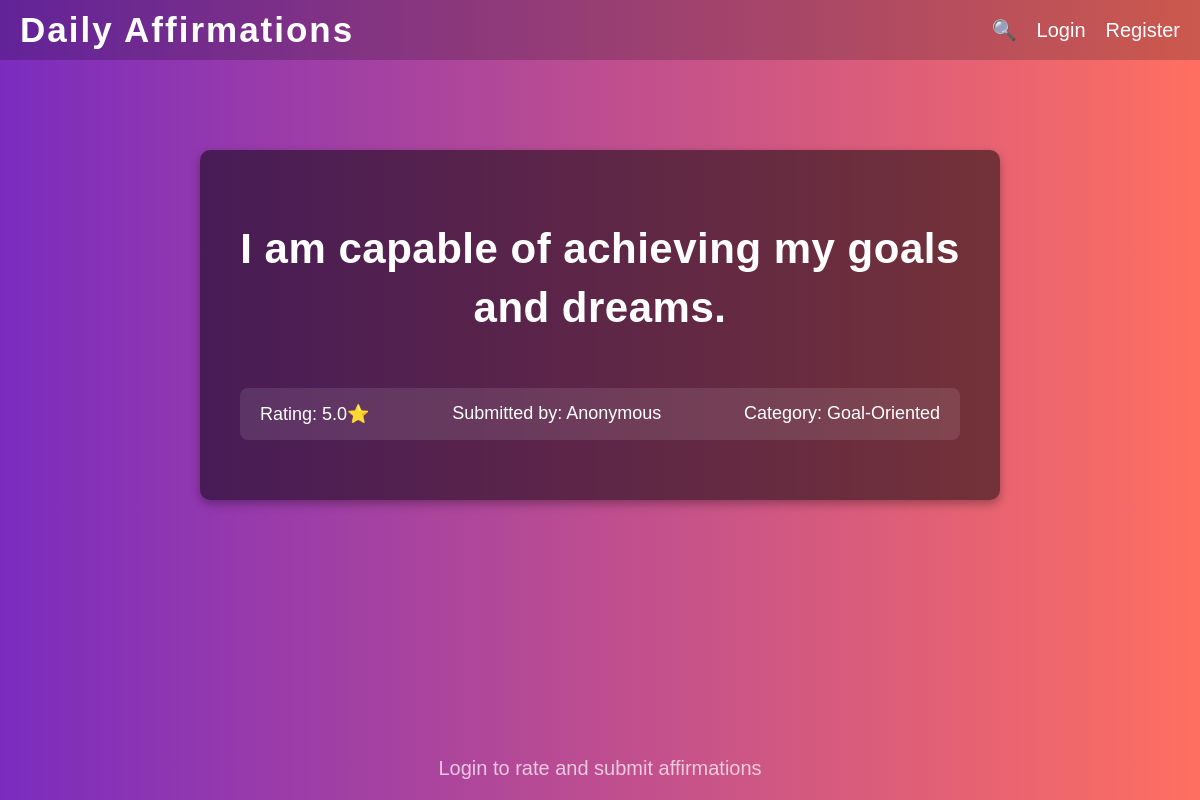
The app's page /, older data.
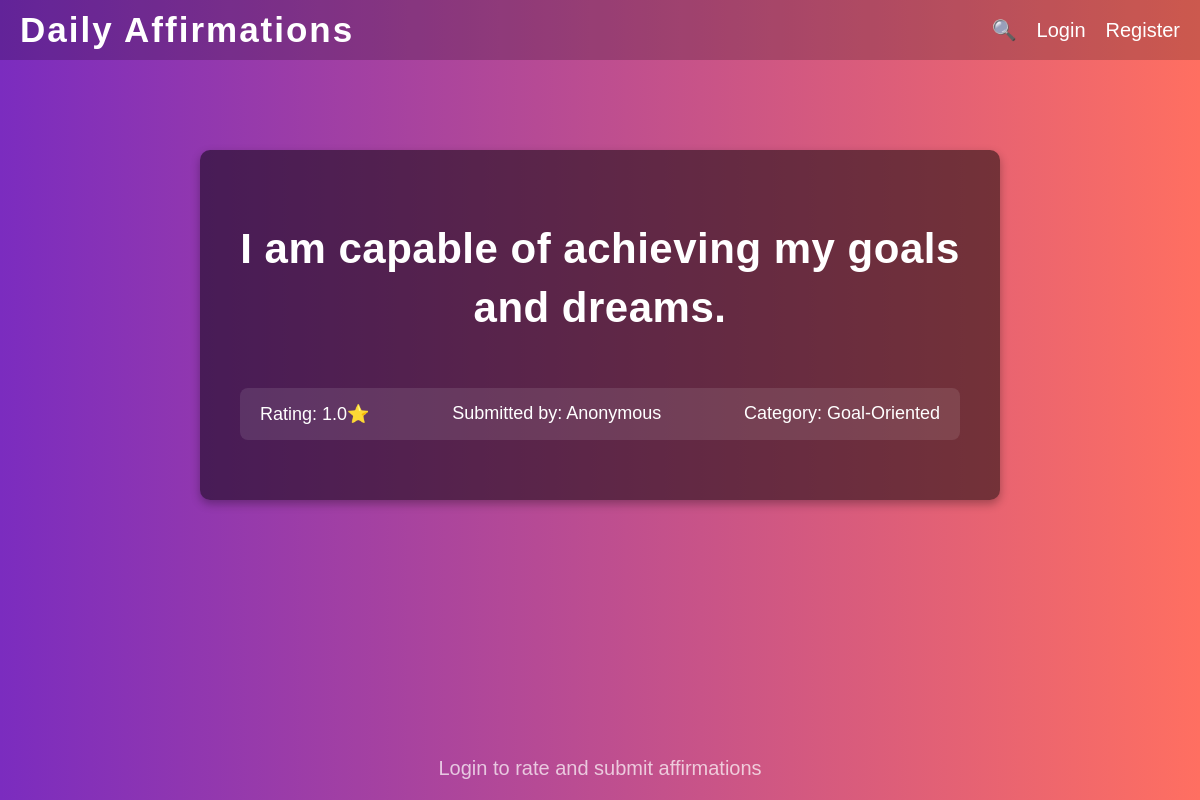
The same page, newer data.
### affirmations_app/models.py (models this page shows)
class Affirmation(models.Model):
    affirmation = models.TextField()
    category = models.CharField(max_length=100)
    rating = models.FloatField(default=0)
    user = models.ForeignKey(User, on_delete=models.CASCADE, null=True, blank=True)
    def update_average_rating(self):
        ratings = UserRating.objects.filter(affirmation=self)
        if ratings.exists():
            avg_rating = ratings.aggregate(models.Avg('rating'))['rating__avg']
            self.rating = round(avg_rating, 1)
            self.save()

### affirmations_app/views.py (the view)
# urls.py: path('', views.home, name='home'),  # Using the consolidated home view
def home(request):
    context = {}
    try:
        affirmations = Affirmation.objects.all()
        if affirmations.exists():
            affirmation = random.choice(affirmations)
            affirmation.update_average_rating()
        else:
            affirmation = Affirmation.objects.create(
                affirmation="I am capable of achieving anything I set my mind to.",
                category="Motivation"
            )
        context['affirmation'] = affirmation
    except Exception as e:
        logger.error(f"Error in home view: {str(e)}")
        context['affirmation'] = {
            'affirmation': "Welcome to Daily Affirmations!",
            'rating': 0,
            'category': 'General'
        }
        messages.error(request, "There was an issue loading the affirmation. Please try again later.")
    return render(request, 'home.html', context)

### affirmations_app/templates/home.html (shortened to what this page needs)
<!DOCTYPE html>
<html lang="en">
<head>
</head>
<body>
    <header>
        <a href="{% url 'home' %}" class="logo">Daily Affirmations</a>
        <div class="nav">
            <a href="{% url 'search' %}" class="search-icon">🔍</a>
            {% if user.is_authenticated %}
                <a href="{% url 'profile' %}">Profile</a>
                <a href="{% url 'suggest_affirmation' %}">Suggest</a>
                <a href="{% url 'logout' %}">Logout</a>
            {% else %}
                <a href="{% url 'login' %}">Login</a>
                <a href="{% url 'register' %}">Register</a>
            {% endif %}
        </div>
    </header>
    <main>
        {% if affirmation %}
            <h1>{{ affirmation.affirmation }}</h1>
            <div class="details">
                <p>Rating: {{ affirmation.rating }}⭐</p>
                <p>Submitted by: {% if affirmation.user %}{{ affirmation.user.username }}{% else %}Anonymous{% endif %}</p>
                <p>Category: {{ affirmation.category }}</p>
            </div>
        {% else %}
            <h1>Welcome to Daily Affirmations!</h1>
            <p>No affirmations available at the moment. Be the first to add one!</p>
        {% endif %}
    </main>
    {% if not user.is_authenticated %}
        <p class="footer-msg">Login to rate and submit affirmations</p>
    {% endif %}
</body>
</html>

Row changes from the older to the newer data that the page shows:
changed Affirmation "I am capable of achieving my goals and dreams.": rating "5.0" → "1.0"
